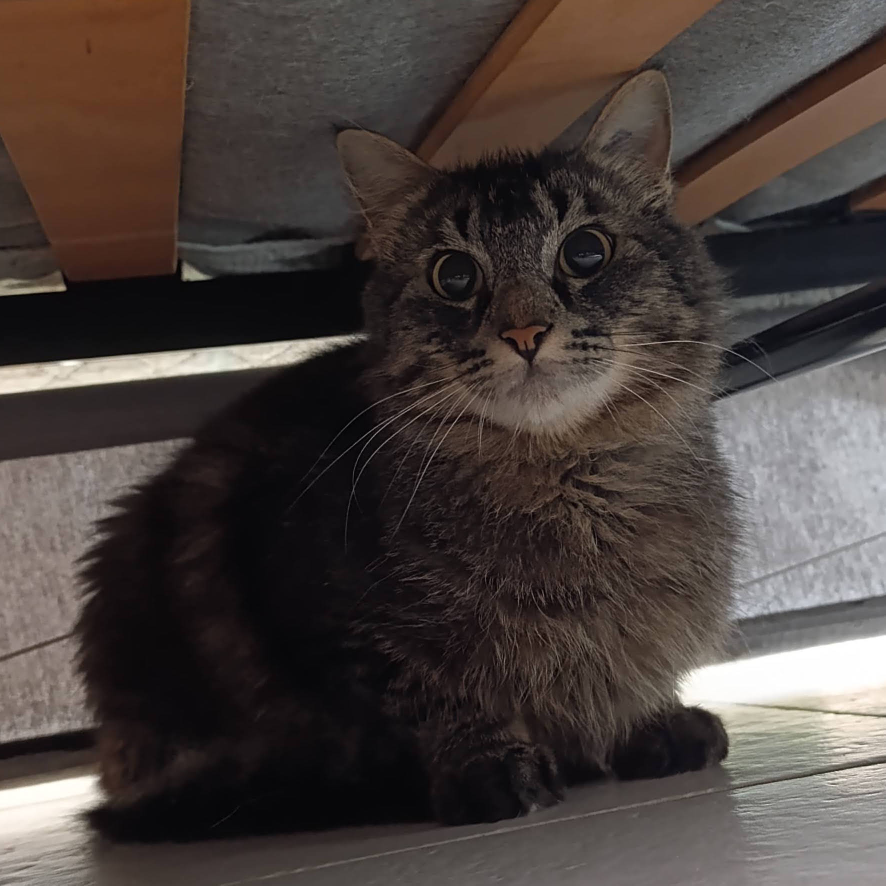
#> input picture examples/mobilenetv2-jax-aot/cat.jpg, 1771 x 1771 px (shown at 1/2 size)
$ python classify_cifar10.py ../mobilenetv2-jax-aot/cat.jpg --vmfb ../mobilenetv2-jax-aot/cat.jpg
#> lines starting #> are read from the running program, lines starting #| are printed output that depends on the picture
### examples/utils.py
# Copyright 2026 Google LLC
#
# Licensed under the Apache License, Version 2.0 (the "License");
# you may not use this file except in compliance with the License.
# You may obtain a copy of the License at
#
#     http://www.apache.org/licenses/LICENSE-2.0
#
# Unless required by applicable law or agreed to in writing, software
# distributed under the License is distributed on an "AS IS" BASIS,
# WITHOUT WARRANTIES OR CONDITIONS OF ANY KIND, either express or implied.
# See the License for the specific language governing permissions and
# limitations under the License.
"""Shared utilities for CoralNPU AOT examples."""

import argparse
import os
import sys

import iree.runtime as ireert
import jax
import jax.numpy as jnp
import numpy as np

if "TEST_TMPDIR" in os.environ:
  os.environ["HOME"] = os.environ["TEST_TMPDIR"]


# [22 lines left out: functions parse_export_args, export_stablehlo, not called in this run]


def load_vmfb(vmfb_path, module_name="jit_predict"):
  """Loads a compiled VMFB onto the local-sync CPU + coralnpu NPU devices."""
  if not os.path.exists(vmfb_path):
    print(f"Error: VMFB file {vmfb_path} not found. Please compile it first.")
    sys.exit(1)

  instance = ireert.VmInstance()
  cpu_device = ireert.get_device("local-sync")
  npu_device = ireert.get_device("coralnpu")
  hal_module = ireert.create_hal_module(instance,
                                        devices=[cpu_device, npu_device])

  class MultiDeviceConfig:

    # [4 lines left out: function __init__, not called in this run]

  config = MultiDeviceConfig(cpu_device, instance, hal_module)
  try:
    vm_module = ireert.VmModule.mmap(instance, vmfb_path)
  except PermissionError:
    with open(vmfb_path, "rb") as f:
      vm_module = ireert.VmModule.from_flatbuffer(instance, f.read())
  ctx = ireert.SystemContext(config=config)
  ctx.add_vm_module(vm_module)
  return getattr(ctx.modules, module_name).main


def parse_inference_args():
  """Parses standard CLI arguments for CoralNPU example inference scripts."""
  parser = argparse.ArgumentParser()
  parser.add_argument("input_path", nargs="?")
  parser.add_argument("--vmfb",
                      required=True,
                      help="Path to compiled .vmfb file")
  parser.add_argument(
      "--simulator",
      default="mpact",
      choices=["mpact", "verilator", "fpga"],
      help="Simulator backend to use",
  )
  parser.add_argument("--export-results", help="Path to save output .npy file")
  parser.add_argument("--check", help="Path to reference .npy file")
  args = parser.parse_args()
  ireert.flags.parse_flags(f"--simulator={args.simulator}")
#> (this line was passed over: iree is not available in this run)
  return args


# [11 lines left out: function handle_results, not called in this run]

### examples/resnet8-cifar10-jax-aot/classify_cifar10.py
# Copyright 2026 Google LLC
#
# Licensed under the Apache License, Version 2.0 (the "License");
# you may not use this file except in compliance with the License.
# You may obtain a copy of the License at
#
#     http://www.apache.org/licenses/LICENSE-2.0
#
# Unless required by applicable law or agreed to in writing, software
# distributed under the License is distributed on an "AS IS" BASIS,
# WITHOUT WARRANTIES OR CONDITIONS OF ANY KIND, either express or implied.
# See the License for the specific language governing permissions and
# limitations under the License.

import os

import numpy as np
from PIL import Image
from examples import utils

CLASSES = [
    "airplane",
    "automobile",
    "bird",
    "cat",
    "deer",
    "dog",
    "frog",
    "horse",
    "ship",
    "truck",
]


def preprocess_image(image_path):
#> called with image_path = '../mobilenetv2-jax-aot/cat.jpg'
  img = Image.open(image_path).convert("RGB").resize((32, 32))
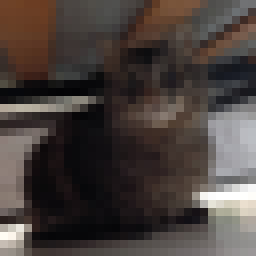
#> img: PIL image 32x32 RGB (shown 8 times larger); mean R, G, B 73.1, 64.3, 60.9
  return np.expand_dims(np.array(img, dtype=np.float32), axis=0)


def main():
  args = utils.parse_inference_args()
  script_dir = os.path.dirname(os.path.abspath(__file__))
  image_path = args.input_path or os.path.join(
      script_dir, "../mobilenetv2-jax-aot/cat.jpg")
  input_data = preprocess_image(image_path)

  predict_func = utils.load_vmfb(args.vmfb)
  probs_batch = np.asarray(predict_func(input_data))
  probs = probs_batch[0]
  top_indices = np.argsort(probs)[-5:][::-1]
  print("\nTop-5 CIFAR-10 Predictions:")
  for rank, idx in enumerate(top_indices, 1):
    print(f"  {rank}: {CLASSES[idx]:<12} ({probs[idx]:.4f})")
  utils.handle_results(probs_batch, args)


if __name__ == "__main__":
  main()
#> (the call stopped at in load_vmfb, `instance = ireert.VmInstance()`: iree is not available in this run)
